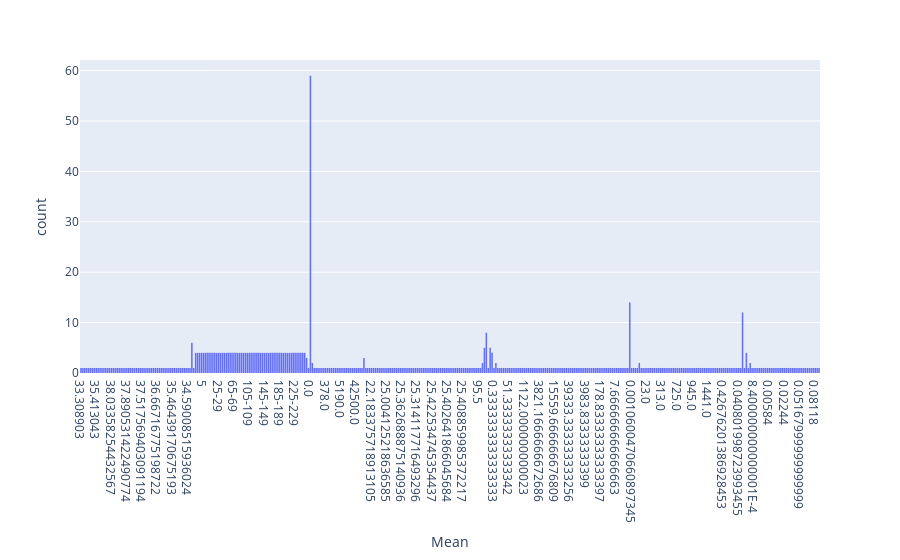

Source (notebook cell):
### Code cell
fig = px.histogram(illumina_f, x = "Mean")
fig.show()

### Figure 1 — Plotly figure (JSON) as saved in the notebook; plotly's stock layout.template omitted (floating-point values rounded to 4 significant figures; data arrays with more than 128 entries replaced by an {"elided": "..."} marker saying what was removed)
{"data": [{"alignmentgroup": "True", "bingroup": "x", "hovertemplate": "Mean=%{x}<br>count=%{y}<extra></extra>", "legendgroup": "", "marker": {"color": "#636efa", "pattern": {"shape": ""}}, "name": "", "offsetgroup": "", "orientation": "v", "showlegend": false, "type": "histogram", "x": {"elided": "688 str values"}, "xaxis": "x", "yaxis": "y"}], "layout": {"autosize": true, "barmode": "relative", "legend": {"tracegroupgap": 0}, "margin": {"t": 60}, "xaxis": {"anchor": "y", "autorange": true, "domain": [0, 1], "range": [-0.5, 386.5], "title": {"text": "Mean"}, "type": "category"}, "yaxis": {"anchor": "x", "autorange": true, "domain": [0, 1], "range": [0, 62.11], "title": {"text": "count"}}}}
